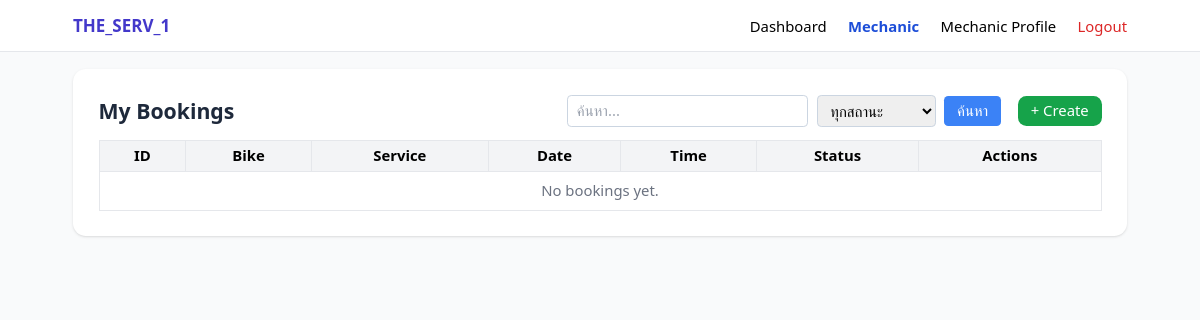
/bookings/ (signed in), run on an earlier commit of the app's database.
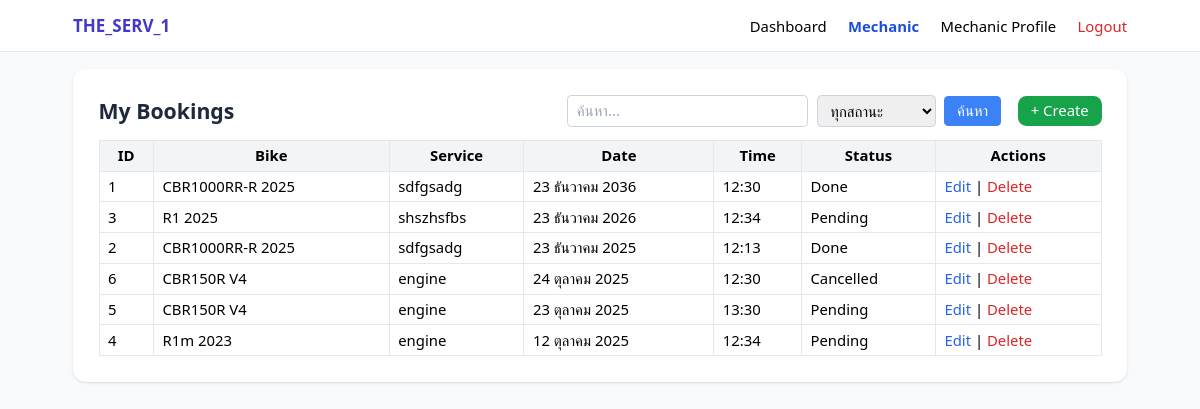
And on a later commit of the database.
### core/models.py (models this page shows, shortened)
class Booking(models.Model):
    STATUS_CHOICES = [
        ('pending','Pending'),
        ('confirmed','Confirmed'),
        ('in_progress','In Progress'),
        ('done','Done'),
        ('cancelled','Cancelled')
    ]
    user = models.ForeignKey(settings.AUTH_USER_MODEL, on_delete=models.CASCADE, related_name='bookings')
    bike = models.ForeignKey(Motorbike, on_delete=models.CASCADE, related_name='bookings')
    service_type = models.CharField(max_length=100)
    booking_date = models.DateField(db_index=True)
    booking_time = models.TimeField()
    symptoms = models.TextField(null=True, blank=True, verbose_name='อาการรถ (จองคิว)')
    status = models.CharField(max_length=20, choices=STATUS_CHOICES, default='pending', db_index=True)
    price = models.DecimalField(max_digits=10, decimal_places=2, null=True, blank=True)
    notes = models.TextField(null=True, blank=True)
    mechanic = models.ForeignKey(settings.AUTH_USER_MODEL, on_delete=models.SET_NULL, null=True, blank=True, related_name='assigned_bookings')
    pickup_date = models.DateField(null=True, blank=True)
    created_at = models.DateTimeField(auto_now_add=True)
    class Meta:
        unique_together = ('bike', 'booking_date', 'booking_time')
        indexes = [
            models.Index(fields=['booking_date']),
            models.Index(fields=['status']),
        ]

class Motorbike(models.Model):
    owner = models.ForeignKey(settings.AUTH_USER_MODEL, on_delete=models.CASCADE, related_name='motorbikes')
    brand = models.CharField(max_length=50)
    model = models.CharField(max_length=100)
    plate_number = models.CharField(max_length=20, unique=True, null=True, blank=True)
    year = models.IntegerField(null=True, blank=True)
    vehicle_details = models.TextField(null=True, blank=True, verbose_name='รายละเอียดรถเพิ่มเติม')
    symptoms = models.TextField(null=True, blank=True, verbose_name='อาการรถ (default)')
    created_at = models.DateTimeField(auto_now_add=True)

### core/views.py (the view)
# urls.py: path('bookings/', core_views.BookingListView.as_view(), name='booking_list'),
@method_decorator(login_required, name='dispatch')
class BookingListView(ListView):
    template_name = 'core/booking_list.html'
    context_object_name = 'bookings'
    paginate_by = 7
    def get_queryset(self):
        user = self.request.user
        qs = Booking.objects.select_related('bike', 'user') if (user.is_superuser or user.is_staff) else Booking.objects.filter(user=user).select_related('bike')
        q = self.request.GET.get('q')
        status = self.request.GET.get('status')
        if q:
            qs = qs.filter(
                Q(bike__brand__icontains=q) |
                Q(bike__model__icontains=q) |
                Q(service_type__icontains=q)
            )
        if status:
            qs = qs.filter(status=status)
        return qs.order_by('-booking_date', '-booking_time')
    def get_context_data(self, **kwargs):
        context = super().get_context_data(**kwargs)
        context['q'] = self.request.GET.get('q', '')
        context['status'] = self.request.GET.get('status', '')
        context['status_choices'] = Booking.STATUS_CHOICES
        return context

### core/templates/core/booking_list.html (shortened to what this page needs)
{% extends 'base.html' %}
{% block content %}
<div class="bg-white rounded-xl shadow p-6">
  <div class="flex flex-col md:flex-row md:justify-between md:items-center mb-3 gap-2">
    <h2 class="text-xl font-semibold">My Bookings</h2>
    <form method="get" class="flex gap-2 items-center flex-wrap">
      <input type="text" name="q" value="{{ q }}" placeholder="ค้นหา..." class="border rounded px-2 py-1 text-sm" />
      <select name="status" class="border rounded px-2 py-1 text-sm">
        <option value="">ทุกสถานะ</option>
      </select>
      <button class="px-3 py-1 bg-blue-500 text-white rounded text-sm hover:bg-blue-700 transition">ค้นหา</button>
      <a href="{% url 'booking_add' %}" class="px-3 py-1 bg-green-600 text-white rounded-lg text-sm ml-2 hover:bg-green-700 transition">+ Create</a>
    </form>
  </div>
  <div class="overflow-x-auto">
    <table class="w-full border text-sm">
      <thead class="bg-gray-100">
        <tr>
          <th class="border px-2 py-1">ID</th>
          <th class="border px-2 py-1">Bike</th>
          <th class="border px-2 py-1">Service</th>
          <th class="border px-2 py-1">Date</th>
          <th class="border px-2 py-1">Time</th>
          <th class="border px-2 py-1">Status</th>
          <th class="border px-2 py-1">Actions</th>
        </tr>
      </thead>
      <tbody>
        {% for bk in bookings %}
          <tr>
            <td class="border px-2 py-1">{{ bk.id }}</td>
            <td class="border px-2 py-1">{{ bk.bike.brand }} {{ bk.bike.model }}</td>
            <td class="border px-2 py-1">{{ bk.service_type }}</td>
            <td class="border px-2 py-1">{{ bk.booking_date }}</td>
            <td class="border px-2 py-1">{{ bk.booking_time }}</td>
            <td class="border px-2 py-1">{{ bk.get_status_display }}</td>
            <td class="border px-2 py-1">
              <a href="{% url 'booking_edit' bk.id %}" class="text-blue-600 hover:underline">Edit</a> |
              <a href="{% url 'booking_delete' bk.id %}" class="text-red-600 hover:underline">Delete</a>
            </td>
          </tr>
        {% empty %}
          <tr><td colspan="7" class="text-center text-gray-500 py-2">No bookings yet.</td></tr>
        {% endfor %}
      </tbody>
    </table>
  </div>
</div>
{% endblock %}

What changed in the data, as far as the page shows it:
added Booking: id "1", bike.brand "CBR1000RR-R", bike.model "2025", service_type "sdfgsadg", booking_date "23 ธันวาคม 2036", booking_time "12:30", status "Done"
added Booking: id "3", bike.brand "R1", bike.model "2025", service_type "shszhsfbs", booking_date "23 ธันวาคม 2026", booking_time "12:34", status "Pending"
added Booking: id "2", bike.brand "CBR1000RR-R", bike.model "2025", service_type "sdfgsadg", booking_date "23 ธันวาคม 2025", booking_time "12:13", status "Done"
added Booking: id "6", bike.brand "CBR150R", bike.model "V4", service_type "engine", booking_date "24 ตุลาคม 2025", booking_time "12:30", status "Cancelled"
added Booking: id "5", bike.brand "CBR150R", bike.model "V4", service_type "engine", booking_date "23 ตุลาคม 2025", booking_time "13:30", status "Pending"
added Booking: id "4", bike.brand "R1m", bike.model "2023", service_type "engine", booking_date "12 ตุลาคม 2025", booking_time "12:34", status "Pending"
Also different on the page:
text no longer shown: "No bookings yet."
